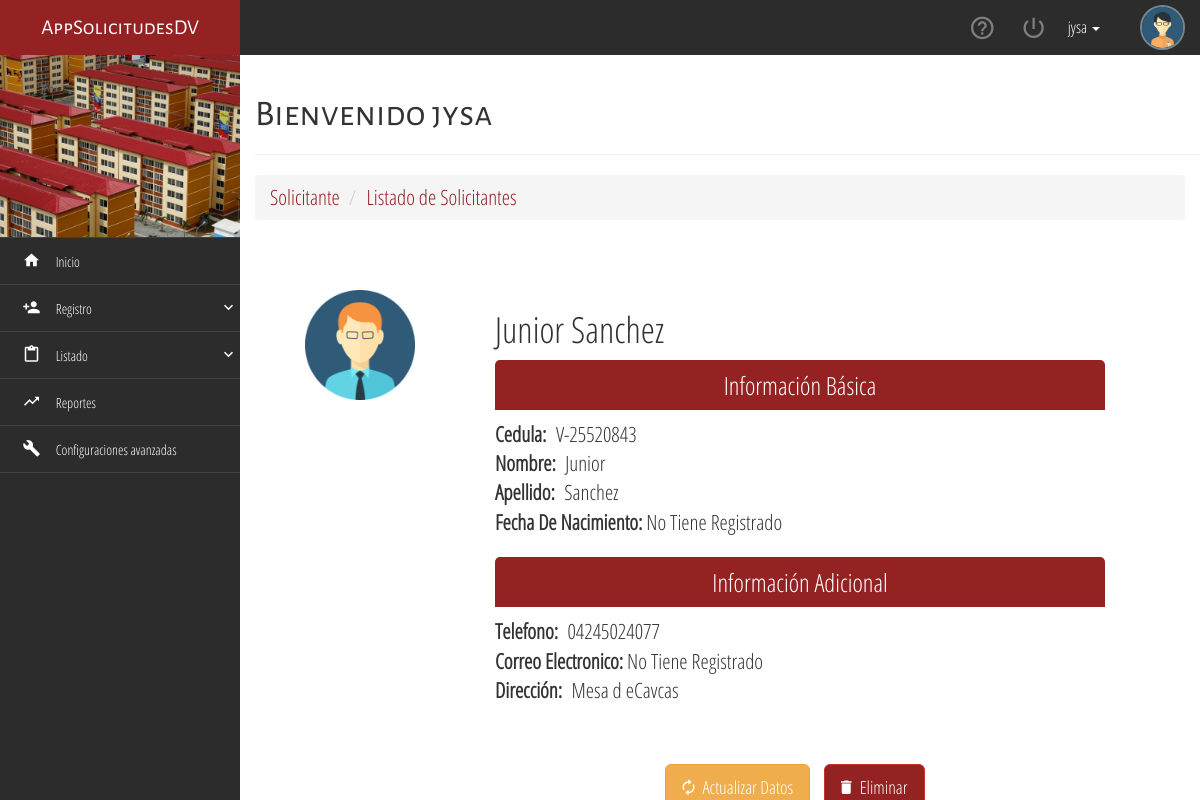
Page /solicitudes/solicitante/4/detail/ (signed in) on the committed database.
### usuario/models.py (models this page shows, shortened)
class Usuario(AbstractBaseUser, PermissionsMixin):
    username = models.CharField(_('username'),
                                max_length=40, null=False, unique=True)
    tipo_cedula = models.CharField(
        max_length=1, choices=(('V', 'V'), ('E', 'E')))
    cedula = models.CharField(unique=True, blank=True, null=True, max_length=8)
    nombre = models.CharField(max_length=60)
    apellido = models.CharField(max_length=60)
    telefono = models.CharField(blank=True, null=True, max_length=11)
    fecha_nacimiento = models.DateField(null=True, blank=True)
    correo = models.EmailField(blank=True, null=True)
    direccion = models.CharField(max_length=9999, blank=True, null=True)
    is_solicitante = models.BooleanField(default=False)
    is_trabajador = models.BooleanField(default=False)
    is_active = models.BooleanField(_('active'), default=True)
    is_staff = models.BooleanField(_('staff status'), default=False)
    is_superuser = models.BooleanField(_('superuser status'), default=False)
    date_joined = models.DateTimeField(_('date joined'), default=timezone.now)
    created_at = models.DateTimeField(auto_now_add=True)
    updated_at = models.DateTimeField(auto_now=True)
    objects = UsuarioManager()
    USERNAME_FIELD = 'username'
    def get_full_name(self):
        return '{} {}'.format(self.nombre, self.apellido)
    def ci(self):
        return '{}-{}'.format(self.tipo_cedula, self.cedula)

### solicitudes/views.py (the view)
class SolicitanteDetailView(LoginRequiredMixin, DetailView):
    model = Usuario
    template_name = 'solicitudes/solicitante_detail.html'
    def get_object(self):
        object = self.model.objects.filter(
            pk=self.kwargs.get('pk')).exclude(
                pk=self.request.user.pk).first()
        if object:
            return object
        raise Http404

### templates/solicitudes/solicitante_detail.html
{% extends "base.html" %}
{% load static %}
{% block title_page %}Bienvenido {{user.username}}{% endblock %}
{% block context %}
<div class="container-fluid">
        <div class="row">
            <div class="col-xs-12 lead">
                <ol class="breadcrumb">
                    <li class="active">Solicitante</li>
                    <li><a href="{% url 'solicitudes:list_solicitante' %}">Listado de Solicitantes</a></li>
                </ol>
            </div>
        </div>
    </div>
<div class="container-fluid" style="margin: 50px 0;">
    <div class="row">
        <div class="col-xs-12 col-sm-4 col-md-3">
            <img src="{% static 'assets/img/user02.png' %}" alt="calendar" class="img-responsive center-box" style="max-width: 110px;">
        </div>
        <div class="col-xs-12 col-sm-8 col-md-8 text-justify lead">
            <h1>{{ object.get_full_name }}</h1>
            <div class="title-flat-form" style="margin-bottom: 10px;">Información Básica</div>
            <span><b>Cedula:</b> &nbsp;{{ object.ci }}</span>
            <br>
            <span><b>Nombre:</b> &nbsp;{{ object.nombre }}</span>
            <br>
            <span><b>Apellido:</b> &nbsp;{{ object.apellido }}</span>
            <br>
            <span>
                <b>Fecha De Nacimiento:</b>
                {% if object.fecha_nacimiento %}
                &nbsp;{{ object.fecha_nacimiento }} - {{object.edad }} años
                {% else %}
                No Tiene Registrado
                {% endif %}
            </span>
        </div>
        <div class="col-xs-12 col-sm-8 col-md-8 col-sm-offset-4 col-md-offset-3 text-justify lead">
            <div class="title-flat-form" style="margin-bottom: 10px;">Información Adicional</div>
            <span>
                <b>Telefono:</b>
                {% if object.telefono %}
                &nbsp;{{ object.telefono }}
                {% else %}
                No Tiene Registrado
                {% endif %}
            </span>
            <br>
            <span>
                <b>Correo Electronico:</b>
                {% if object.correo %}
                &nbsp;{{ object.correo }}
                {% else %}
                No Tiene Registrado
                {% endif %}
            </span>
            <br>
            <span>
                <b>Dirección:</b>
                {% if object.direccion %}
                &nbsp;{{ object.direccion }}
                {% else %}
                No Tiene Registrado
                {% endif %}
            </span>
            <br><br><br>
            <p class="text-center">
                <a {% if not profile %} href="{% url 'solicitudes:update_solicitante' object.pk %}" {% else %} href="{% url 'solicitudes:update_profile' %}" {% endif %} class="btn btn-warning btn-lg tooltips-general"
                    style="margin-right: 10px;" data-toggle="tooltip" data-placement="left" title="Actualizar Datos Del Usuario">
                    <i class="zmdi zmdi-refresh"></i>
                    &nbsp;Actualizar Datos
                </a>
                {% if not profile %}
                <a href="{% url 'solicitudes:delete_solicitante' object.pk %}" class="btn btn-danger btn-lg tooltips-general" style="margin-right: 10px;"
                    data-toggle="tooltip" data-placement="left" title="Eliminar Usuario">
                    <i class="zmdi zmdi-delete"></i>
                    &nbsp;Eliminar
                </a>
                {% endif %}
            </p>
        </div>
    </div>
</div>
{% endblock %}

### templates/base.html (shortened to what this page needs)
{% load static %}
<!DOCTYPE html>
<html lang="en">
<head>
	<link rel="stylesheet" href="{% static 'css/sweet-alert.css' %}">
	<link rel="stylesheet" href="{% static 'css/material-design-iconic-font.min.css' %}">
	<link rel="stylesheet" href="{% static 'css/normalize.css' %}">
	<link rel="stylesheet" href="{% static 'css/bootstrap.min.css' %}">
	<link rel="stylesheet" href="{% static 'css/jquery.mCustomScrollbar.css' %}">
	<link rel="stylesheet" href="{% static 'css/style.css' %}">
</head>
<body>
	<div class="navbar-lateral full-reset">
		<div class="full-reset container-menu-movile custom-scroll-containers">
			<div class="logo full-reset all-tittles">
				AppSolicitudesDV
			</div>
			<div class="full-reset" style="background-color:#2B3D51; padding: 0px 0; color:#fff;">
				<figure>
					<img class="" src="{% static 'assets/img/a.jpg'%}" style="width: 100%;">
				</figure>
			</div>
			<div class="full-reset nav-lateral-list-menu">
				<ul class="list-unstyled">
					<li>
						<a href="{% url 'inicio' %}">
							<i class="zmdi zmdi-home zmdi-hc-fw"></i>
							&nbsp;&nbsp; Inicio
						</a>
					</li>
					<li>
						<div class="dropdown-menu-button">
							<i class="zmdi zmdi-account-add zmdi-hc-fw"></i>
							&nbsp;&nbsp; Registro
							<i class="zmdi zmdi-chevron-down pull-right zmdi-hc-fw"></i>
						</div>
					</li>
					<li>
						<div class="dropdown-menu-button">
							<i class="zmdi zmdi-assignment-o zmdi-hc-fw"></i>
							&nbsp;&nbsp; Listado
							<i class="zmdi zmdi-chevron-down pull-right zmdi-hc-fw"></i>
						</div>
					</li>
					<li>
						<a href="report.html">
							<i class="zmdi zmdi-trending-up zmdi-hc-fw"></i>
							&nbsp;&nbsp; Reportes
						</a>
					</li>
					<li>
						<a href="advancesettings.html">
							<i class="zmdi zmdi-wrench zmdi-hc-fw"></i>
							&nbsp;&nbsp; Configuraciones avanzadas
						</a>
					</li>
				</ul>
			</div>
		</div>
	</div>
	<div class="content-page-container full-reset custom-scroll-containers">
		<nav class="navbar-user-top full-reset">
			<ul class="list-unstyled full-reset">
				<figure>
					<img src="{% static 'assets/img/user01.png'%}" alt="user-picture" class="img-responsive img-circle center-box">
				</figure>
				<li class="dropdown">
					<a href="#" class="dropdown-toggle menu" data-toggle="dropdown" style="color: #fff;">
						{{ request.user.username }}
						<b class="caret"></b>
					</a>
				</li>
				<li class="tooltips-general exit-system-button" data-href="{% url 'logout' %}" data-placement="bottom" title="Cerrar Sesión">
					<i class="zmdi zmdi-power"></i>
				</li>
				<li class="tooltips-general btn-help" data-placement="bottom" title="Ayuda">
					<i class="zmdi zmdi-help-outline zmdi-hc-fw"></i>
				</li>
			</ul>
		</nav>
		<div class="container">
			<div class="page-header">
				<h1 class="all-tittles">{% block title_page %}{% endblock %}</h1>
			</div>
		</div>
		{% block context %}
		{% endblock %}
	</div>
</body>
</html>

### static/css/style.css (style rules this page uses)
html, body { height: 100%; margin: 0; padding: 0; width: 100%; font-size: 16px; font-family: "Parrafos" !important; background-color: #fff; }
.all-tittles { font-family: "Titulos" !important; }
.center-box { margin: 0 auto; }
.full-reset { margin: 0; padding: 0; width: 100%; }
.navbar-user-top { background-color: #2c2c2c; height: 55px; position: relative; top: 0; left: 0; z-index: 7; }
.navbar-user-top > ul { height: 55px; padding: 0 15px; margin: 0; }
.navbar-user-top > ul > li { display: inline-block; float: right; color: rgba(255,255,255,.4); height: 55px; margin: 0 12px; text-align: center; cursor: pointer; line-height: 55px; }
.navbar-user-top > ul > li > i { font-size: 27px; line-height: 55px; }
.navbar-user-top > ul > figure > img { width: 45px; float: right; height: 45px; border: 2px solid #728890; margin-top: 5px; }
.navbar-lateral { width: 20%; height: 100%; position: absolute; top: 0; left: 0; z-index: 1; }
.container-menu-movile { background-color: #2c2c2c; height: 100% !important; }
.logo { height: 55px; line-height: 55px; background-color: #942223; color: #fff; text-align: center; font-size: 21px; overflow: hidden; }
.content-page-container { height: 100%; position: absolute; top: 0; right: 0; z-index: 1; width: 80%; background-color: #fff; }
.nav-lateral-list-menu ul li { margin: 0; padding: 0; display: block; }
.nav-lateral-list-menu ul li a, .nav-lateral-list-menu ul li div { width: 100%; min-height: 45px; line-height: 45px; display: block; padding: 0; padding-left: 20px; font-size: 14px; text-decoration: none; color: #fff; border-bottom: 1px solid rgba(230,233,238,.1); transition: .3s all ease-in-out; -moz-transition: .3s all ease-in-out; -ms-transition: .3s all ease-in-out; -webkit-transition: .3s all ease-in-out; }
.nav-lateral-list-menu i { font-size: 18px; line-height: 45px; }
.nav-lateral-list-menu ul li:first-child { border-top: 1px solid rgba(230,233,238,.1); }
.nav-lateral-list-menu ul li div { cursor: pointer; }
.title-flat-form { background-color: #942223; height: 50px; color: #fff; text-align: center; font-size: 25px; line-height: 50px; border-radius: 5px 5px 0 0; margin-bottom: 50px; }
.btn-danger { background-color: #942223; border-color: #c9302c; }
@media (min-width: 1200px) { .navbar-lateral { display: inherit !important; } }

### templates/base.html (style rules this page uses)
a { color: #942223; text-decoration: none; }
.breadcrumb { margin-bottom: 0px; }
.breadcrumb>.active { color: #942223; }

### rows in the picture
Usuario: user.username "jysa", username "jysa"
Usuario: get_full_name "Junior Sanchez", ci "V-25520843", nombre "Junior", apellido "Sanchez", telefono "04245024077", direccion "Mesa d eCavcas"
